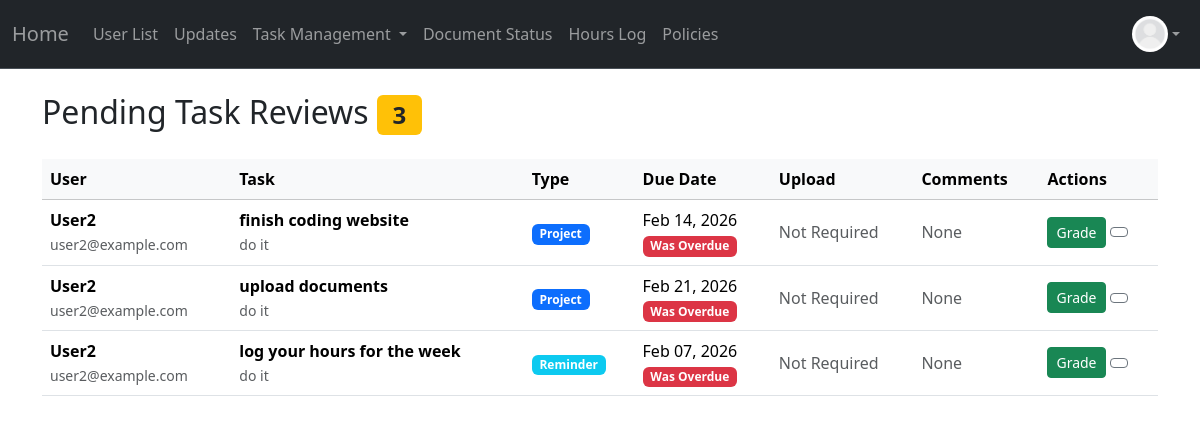
The app's page /pending/tasks (signed in), older data.
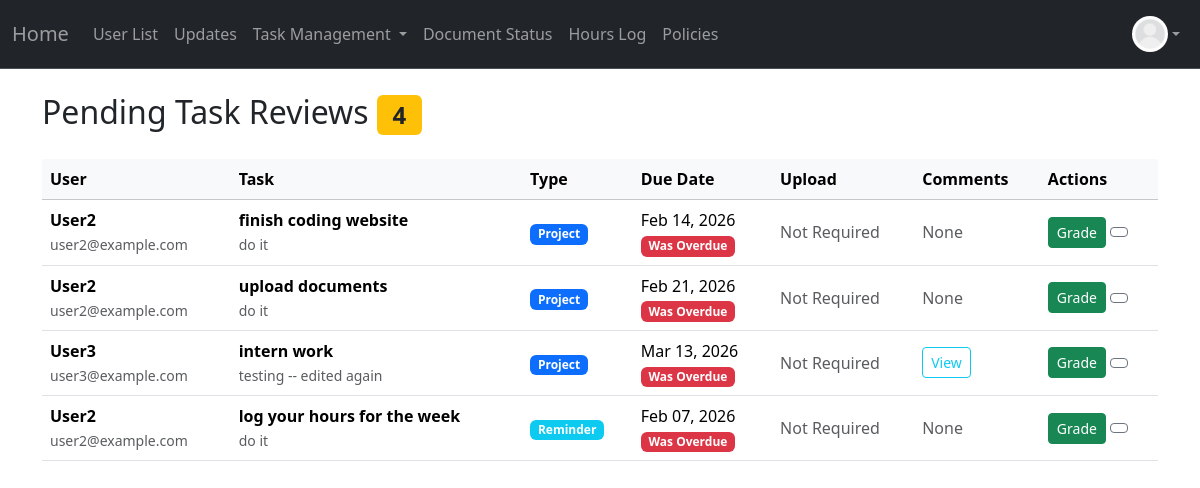
The same page, newer data.
### project/models.py (models this page shows, shortened)
class User(db.Model, UserMixin):
    __tablename__ = 'users'
    id: Mapped[int] = mapped_column(primary_key=True)
    name: Mapped[str] = mapped_column()
    email: Mapped[str] = mapped_column(unique=True)
    address: Mapped[str] = mapped_column(default="None Provided")
    password_hash: Mapped[str] = mapped_column(db.String(128))
    date_created: Mapped[datetime] = mapped_column(DateTime, server_default=func.now())
    total_hours: Mapped[float] = mapped_column(default=0.0)
    picture: Mapped[str] = mapped_column(default="default.jpeg")
    role: Mapped[str] = mapped_column(default="user")  # "user", "volunteer", " intern", "board"
    hours: Mapped[List["Hours"]] = relationship("Hours", back_populates="user", cascade="all, delete-orphan")
    documents: Mapped[List["Document"]] = relationship("Document", back_populates="user", cascade="all, delete-orphan")
    task_assignments: Mapped[List["TaskAssignment"]] = relationship(
        "TaskAssignment",
        back_populates="user",
        cascade="all, delete-orphan"
    )

class Task(db.Model):
    __tablename__ = 'tasks'
    id = db.Column(db.Integer, primary_key=True)
    title = db.Column(db.String(200), nullable=False)
    description = db.Column(db.Text, nullable=False)
    classification = db.Column(db.String(50), nullable=False)  # 'project' or 'reminder'
    assigned_role = db.Column(db.String(50), nullable=False)   # 'intern', 'volunteer', 'board', 'specific'
    created_by = db.Column(db.Integer, db.ForeignKey('users.id'), nullable=False)
    created_at = db.Column(db.DateTime, default=datetime.utcnow)
    is_recurring = db.Column(db.Boolean, default=False)  # Whether this is a recurring reminder
    recurrence_frequency = db.Column(db.String(50), nullable=True)  # 'daily', 'weekly', 'biweekly', 'monthly'
    recurrence_end_date = db.Column(db.Date, nullable=True)  # When to stop creating new assignments
    skip_review = db.Column(db.Boolean, default=False)  # If True, reminder goes straight to 'graded' when completed
    created_by_user = db.relationship('User', foreign_keys=[created_by], backref='created_tasks', lazy=True)
    assignments: Mapped[List["TaskAssignment"]] = relationship(
        "TaskAssignment",
        back_populates="task",
        cascade="all, delete-orphan"
    )

class TaskAssignment(db.Model):
    __tablename__ = 'task_assignments'
    id: Mapped[int] = mapped_column(primary_key=True)
    task_id: Mapped[int] = mapped_column(db.ForeignKey('tasks.id'), name="fk_taskassign_task_id")
    user_id: Mapped[int] = mapped_column(db.ForeignKey('users.id'), name="fk_taskassign_user_id")
    due_date: Mapped[datetime] = mapped_column(DateTime, nullable=False)
    status: Mapped[str] = mapped_column(default="pending")
    upload: Mapped[bool] = mapped_column(default=False)
    filename: Mapped[str] = mapped_column(nullable=True)
    score: Mapped[float] = mapped_column(nullable=True)
    comments: Mapped[str] = mapped_column(default="")
    task: Mapped["Task"] = relationship("Task", back_populates="assignments")
    user: Mapped["User"] = relationship("User", back_populates="task_assignments")

### app.py (the view)
@app.route('/pending/tasks', methods=['GET'])
@login_required
@permission_required('board')
def pending_tasks():
    pending_assignments = TaskAssignment.query.filter_by(status="done").all()
    return render_template('pending_tasks.html', assignments=pending_assignments)

### app.py (called while the page is built)
@app.context_processor
def inject_now():
    return {
        'now': datetime.now,
        'today': date.today
    }

### project/models.py (called while the page is built)
@login_manager.user_loader
def load_user(user_id):
    return User.query.get(user_id)

### project/templates/pending_tasks.html (shortened to what the changed rows need)
{% extends "base.html" %}
{% block content %}
<div class="container mt-4">
    <div class="row">
        <div class="col-12">
            <h2 class="mb-4">
                 Pending Task Reviews
                <span class="badge bg-warning text-dark">{{ assignments|length }}</span>
            </h2>
            {% if assignments %}
                <div class="table-responsive">
                    <table class="table table-hover">
                        <thead class="table-light">
                            <tr>
                                <th>User</th>
                                <th>Task</th>
                                <th>Type</th>
                                <th>Due Date</th>
                                <th>Upload</th>
                                <th>Comments</th>
                                <th>Actions</th>
                            </tr>
                        </thead>
                        <tbody>
                            {% for assignment in assignments %}
                                {% set task = assignment.task %}
                                {% set user = assignment.user %}
                                <tr>
                                    <td>
                                        <strong>{{ user.name }}</strong><br>
                                        <small class="text-muted">{{ user.email }}</small>
                                    </td>
                                    <td>
                                        <strong>{{ task.title }}</strong><br>
                                        <small class="text-muted">{{ task.description[:50] }}{% if task.description|length > 50 %}...{% endif %}</small>
                                    </td>
                                    <td>
                                        <span class="badge {% if task.classification == 'project' %}bg-primary{% else %}bg-info{% endif %}">
                                            {{ task.classification|title }}
                                        </span>
                                    </td>
                                    <td>
                                        {{ assignment.due_date.strftime('%b %d, %Y') }}
                                        {% if assignment.due_date.date() < now().date() %}
                                            <br><span class="badge bg-danger">Was Overdue</span>
                                        {% endif %}
                                    </td>
                                    <td>
                                        {% if assignment.upload %}
                                            {% if assignment.filename %}
                                                <a href="{{ url_for('static', filename='uploads/' + assignment.filename) }}"
                                                   class="btn btn-sm btn-outline-primary" target="_blank">
                                                    <i class="fas fa-file-pdf"></i> View
                                                </a>
                                            {% else %}
                                                <span class="text-warning">
                                                    <i class="fas fa-exclamation-triangle"></i> Missing
                                                </span>
                                            {% endif %}
                                        {% else %}
                                            <span class="text-muted">Not Required</span>
                                        {% endif %}
                                    </td>
                                    <td>
                                        {% if assignment.comments %}
                                            <button type="button" class="btn btn-sm btn-outline-info"
                                                    data-bs-toggle="modal"
                                                    data-bs-target="#commentsModal{{ assignment.id }}">
                                                 View
                                            </button>
                                        {% else %}
                                            <span class="text-muted">None</span>
                                        {% endif %}
                                    </td>
                                    <td>
                                        <button type="button" class="btn btn-sm btn-success"
                                                data-bs-toggle="modal"
                                                data-bs-target="#gradeModal{{ assignment.id }}"
                                                title="Grade Task">
                                             Grade
                                        </button>
                                        <a href="{{ url_for('view_task', assignment_id=assignment.id) }}"
                                           class="btn btn-sm btn-outline-secondary" title="View Details">
                                        </a>
                                    </td>
                                </tr>
                            {% endfor %}
                        </tbody>
                    </table>
                </div>
            {% else %}
                <div class="alert alert-info">
                    <i class="fas fa-info-circle"></i> No tasks pending review at this time.
                </div>
            {% endif %}
        </div>
    </div>
</div>
{% endblock %}

Row changes from the older to the newer data that the page shows:
now on this page (row edited): TaskAssignment: due_date "Mar 13, 2026", shows "Was Overdue", upload "Not Required"
now on this page (row unchanged): User: name "User3", email "user3@example.com"
now on this page (row edited): Task: title "intern work", description "testing -- edited again", classification "Project"
Text that changed along with them:
{{ assignments|length }}: "3" → "4"
